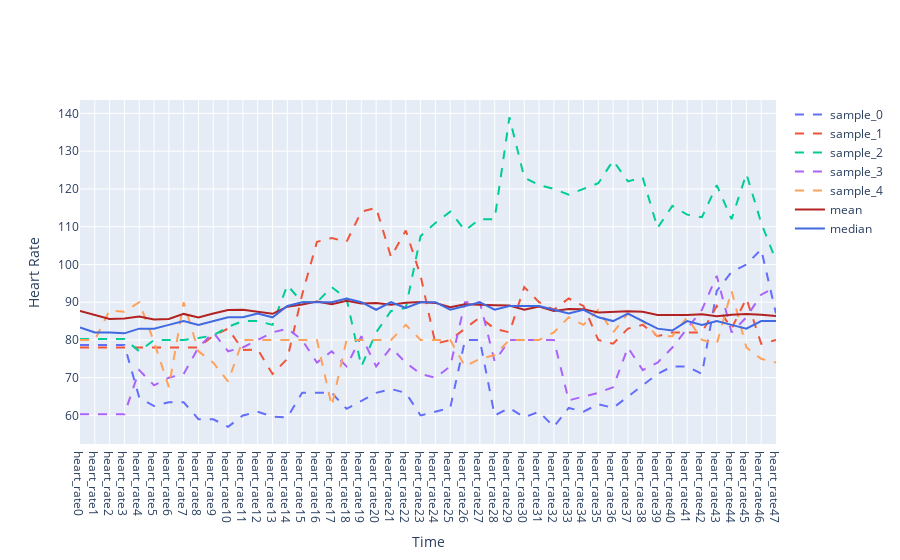

Here is the notebook cell this chart was saved with:
### Code cell
## plot the dataframe
fig = go.Figure()
for i in range(len(transpose.columns)):
    fig.add_trace(go.Scatter(x=transpose.index, y=transpose.iloc[:,i], name=transpose.columns[i], line = dict(width=2, dash='dash')))
fig.add_trace(go.Scatter(x=mean_median_Transpose.index, y=mean_median_Transpose['mean'], name='mean', line=dict(color='firebrick', width=2)))
fig.add_trace(go.Scatter(x=mean_median_Transpose.index, y=mean_median_Transpose['median'], name='median', line=dict(color='royalblue', width=2)))
fig.update_layout(xaxis_title='Time', yaxis_title='Heart Rate')
fig.show()

### Figure 1 — Plotly figure (JSON) as saved in the notebook; plotly's stock layout.template omitted (floating-point values rounded to 4 significant figures)
{"data": [{"line": {"dash": "dash", "width": 2}, "name": "sample_0", "type": "scatter", "x": ["heart_rate0", "heart_rate1", "heart_rate2", "heart_rate3", "heart_rate4", "heart_rate5", "heart_rate6", "heart_rate7", "heart_rate8", "heart_rate9", "heart_rate10", "heart_rate11", "heart_rate12", "heart_rate13", "heart_rate14", "heart_rate15", "heart_rate16", "heart_rate17", "heart_rate18", "heart_rate19", "heart_rate20", "heart_rate21", "heart_rate22", "heart_rate23", "heart_rate24", "heart_rate25", "heart_rate26", "heart_rate27", "heart_rate28", "heart_rate29", "heart_rate30", "heart_rate31", "heart_rate32", "heart_rate33", "heart_rate34", "heart_rate35", "heart_rate36", "heart_rate37", "heart_rate38", "heart_rate39", "heart_rate40", "heart_rate41", "heart_rate42", "heart_rate43", "heart_rate44", "heart_rate45", "heart_rate46", "heart_rate47"], "y": [78.67, 78.67, 78.67, 78.67, 64.75, 62.5, 63.5, 63.5, 59, 59, 57, 60, 61, 59.67, 59.5, 66, 66, 66, 61.75, 63.8, 66, 67, 66, 60, 61, 62, 80, 80, 60, 62, 59.5, 61, 57, 62, 61, 63, 62, 65, 68, 71, 73, 73, 71, 93, 98, 100, 104, 87]}, {"line": {"dash": "dash", "width": 2}, "name": "sample_1", "type": "scatter", "x": ["heart_rate0", "heart_rate1", "heart_rate2", "heart_rate3", "heart_rate4", "heart_rate5", "heart_rate6", "heart_rate7", "heart_rate8", "heart_rate9", "heart_rate10", "heart_rate11", "heart_rate12", "heart_rate13", "heart_rate14", "heart_rate15", "heart_rate16", "heart_rate17", "heart_rate18", "heart_rate19", "heart_rate20", "heart_rate21", "heart_rate22", "heart_rate23", "heart_rate24", "heart_rate25", "heart_rate26", "heart_rate27", "heart_rate28", "heart_rate29", "heart_rate30", "heart_rate31", "heart_rate32", "heart_rate33", "heart_rate34", "heart_rate35", "heart_rate36", "heart_rate37", "heart_rate38", "heart_rate39", "heart_rate40", "heart_rate41", "heart_rate42", "heart_rate43", "heart_rate44", "heart_rate45", "heart_rate46", "heart_rate47"], "y": [78, 78, 78, 78, 78, 78, 78, 78, 78, 81.14, 83, 77.33, 77.5, 71, 75, 92, 106, 107, 106, 114, 115, 102, 109, 97, 79, 80, 83, 86, 83, 82, 94, 90, 88, 91, 89, 80, 79, 83, 84, 81, 82, 82, 82, 89, 83, 91, 79, 80]}, {"line": {"dash": "dash", "width": 2}, "name": "sample_2", "type": "scatter", "x": ["heart_rate0", "heart_rate1", "heart_rate2", "heart_rate3", "heart_rate4", "heart_rate5", "heart_rate6", "heart_rate7", "heart_rate8", "heart_rate9", "heart_rate10", "heart_rate11", "heart_rate12", "heart_rate13", "heart_rate14", "heart_rate15", "heart_rate16", "heart_rate17", "heart_rate18", "heart_rate19", "heart_rate20", "heart_rate21", "heart_rate22", "heart_rate23", "heart_rate24", "heart_rate25", "heart_rate26", "heart_rate27", "heart_rate28", "heart_rate29", "heart_rate30", "heart_rate31", "heart_rate32", "heart_rate33", "heart_rate34", "heart_rate35", "heart_rate36", "heart_rate37", "heart_rate38", "heart_rate39", "heart_rate40", "heart_rate41", "heart_rate42", "heart_rate43", "heart_rate44", "heart_rate45", "heart_rate46", "heart_rate47"], "y": [80.25, 80.25, 80.25, 80.25, 77, 80, 80, 80, 80.5, 81.2, 83.5, 85, 85, 84, 94.5, 90, 90, 94, 91, 73, 82, 87.67, 88.5, 107.5, 111, 114, 109, 112, 112, 139, 123, 121, 120, 118.5, 120, 121.5, 127.5, 122, 123, 109.7, 115.5, 113.2, 112.5, 121, 112, 124, 111, 101]}, {"line": {"dash": "dash", "width": 2}, "name": "sample_3", "type": "scatter", "x": ["heart_rate0", "heart_rate1", "heart_rate2", "heart_rate3", "heart_rate4", "heart_rate5", "heart_rate6", "heart_rate7", "heart_rate8", "heart_rate9", "heart_rate10", "heart_rate11", "heart_rate12", "heart_rate13", "heart_rate14", "heart_rate15", "heart_rate16", "heart_rate17", "heart_rate18", "heart_rate19", "heart_rate20", "heart_rate21", "heart_rate22", "heart_rate23", "heart_rate24", "heart_rate25", "heart_rate26", "heart_rate27", "heart_rate28", "heart_rate29", "heart_rate30", "heart_rate31", "heart_rate32", "heart_rate33", "heart_rate34", "heart_rate35", "heart_rate36", "heart_rate37", "heart_rate38", "heart_rate39", "heart_rate40", "heart_rate41", "heart_rate42", "heart_rate43", "heart_rate44", "heart_rate45", "heart_rate46", "heart_rate47"], "y": [60.33, 60.33, 60.33, 60.33, 72, 68, 70, 71, 78, 82, 77, 78, 80, 82, 83, 80, 74, 77, 73, 81, 73, 78, 74, 71, 70, 73, 90, 90, 74.33, 80, 80, 80, 80, 64, 65, 66, 67.5, 78, 72, 74, 78, 83, 88, 97, 82, 86, 92, 94]}, {"line": {"dash": "dash", "width": 2}, "name": "sample_4", "type": "scatter", "x": ["heart_rate0", "heart_rate1", "heart_rate2", "heart_rate3", "heart_rate4", "heart_rate5", "heart_rate6", "heart_rate7", "heart_rate8", "heart_rate9", "heart_rate10", "heart_rate11", "heart_rate12", "heart_rate13", "heart_rate14", "heart_rate15", "heart_rate16", "heart_rate17", "heart_rate18", "heart_rate19", "heart_rate20", "heart_rate21", "heart_rate22", "heart_rate23", "heart_rate24", "heart_rate25", "heart_rate26", "heart_rate27", "heart_rate28", "heart_rate29", "heart_rate30", "heart_rate31", "heart_rate32", "heart_rate33", "heart_rate34", "heart_rate35", "heart_rate36", "heart_rate37", "heart_rate38", "heart_rate39", "heart_rate40", "heart_rate41", "heart_rate42", "heart_rate43", "heart_rate44", "heart_rate45", "heart_rate46", "heart_rate47"], "y": [80, 80, 87.83, 87.5, 90, 79.5, 67.5, 90, 77, 74, 69, 80, 80, 80, 80, 80, 80, 62.5, 80, 80, 80, 80, 84, 80, 80, 80, 73, 75, 76, 80, 80, 80, 82, 86, 84, 88, 82, 87, 85, 81, 81, 86, 80, 79, 93, 78, 75, 74]}, {"line": {"color": "firebrick", "width": 2}, "name": "mean", "type": "scatter", "x": ["heart_rate0", "heart_rate1", "heart_rate2", "heart_rate3", "heart_rate4", "heart_rate5", "heart_rate6", "heart_rate7", "heart_rate8", "heart_rate9", "heart_rate10", "heart_rate11", "heart_rate12", "heart_rate13", "heart_rate14", "heart_rate15", "heart_rate16", "heart_rate17", "heart_rate18", "heart_rate19", "heart_rate20", "heart_rate21", "heart_rate22", "heart_rate23", "heart_rate24", "heart_rate25", "heart_rate26", "heart_rate27", "heart_rate28", "heart_rate29", "heart_rate30", "heart_rate31", "heart_rate32", "heart_rate33", "heart_rate34", "heart_rate35", "heart_rate36", "heart_rate37", "heart_rate38", "heart_rate39", "heart_rate40", "heart_rate41", "heart_rate42", "heart_rate43", "heart_rate44", "heart_rate45", "heart_rate46", "heart_rate47"], "y": [87.67, 86.65, 85.56, 85.68, 86.21, 85.44, 85.54, 86.9, 85.96, 86.99, 87.93, 88.01, 87.47, 86.93, 88.82, 89.4, 90.19, 89.43, 90.37, 89.65, 89.78, 89.32, 89.82, 90.07, 89.82, 88.66, 89.44, 89.23, 89.18, 89.13, 88.03, 88.85, 87.68, 88.17, 88.13, 87.26, 87.46, 87.58, 87.48, 86.6, 86.62, 86.62, 86.84, 86.29, 86.71, 86.85, 86.67, 86.33]}, {"line": {"color": "royalblue", "width": 2}, "name": "median", "type": "scatter", "x": ["heart_rate0", "heart_rate1", "heart_rate2", "heart_rate3", "heart_rate4", "heart_rate5", "heart_rate6", "heart_rate7", "heart_rate8", "heart_rate9", "heart_rate10", "heart_rate11", "heart_rate12", "heart_rate13", "heart_rate14", "heart_rate15", "heart_rate16", "heart_rate17", "heart_rate18", "heart_rate19", "heart_rate20", "heart_rate21", "heart_rate22", "heart_rate23", "heart_rate24", "heart_rate25", "heart_rate26", "heart_rate27", "heart_rate28", "heart_rate29", "heart_rate30", "heart_rate31", "heart_rate32", "heart_rate33", "heart_rate34", "heart_rate35", "heart_rate36", "heart_rate37", "heart_rate38", "heart_rate39", "heart_rate40", "heart_rate41", "heart_rate42", "heart_rate43", "heart_rate44", "heart_rate45", "heart_rate46", "heart_rate47"], "y": [83.33, 82, 82, 81.75, 83, 83, 84, 85, 84, 85, 86, 86, 87, 86, 89, 90, 90, 90, 91, 90, 88, 90, 88.5, 90, 90, 88, 89, 90, 88, 89, 89, 89, 88, 87, 88, 86, 85, 87, 85, 83, 82.5, 85, 84, 85, 84, 83, 85, 85]}], "layout": {"xaxis": {"title": {"text": "Time"}}, "yaxis": {"title": {"text": "Heart Rate"}}}}
